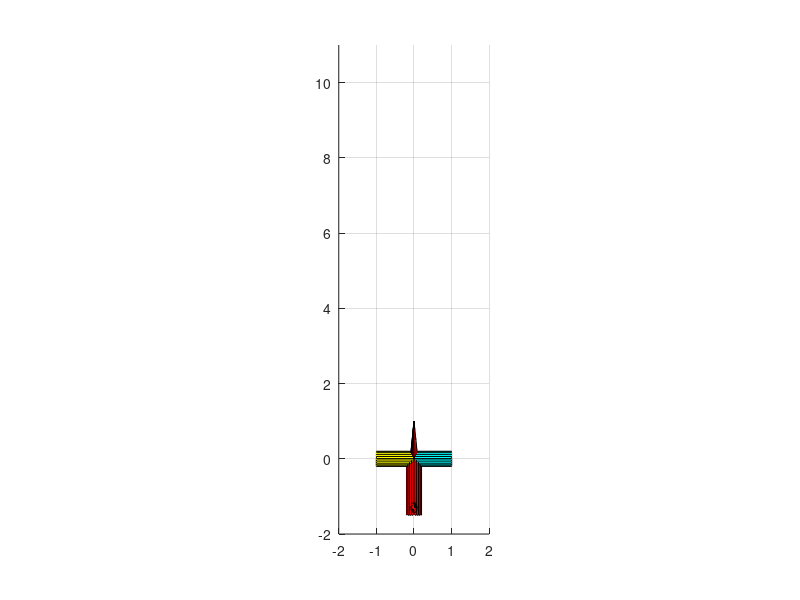

This chart was generated by the following MATLAB code: (Note: this script raises an error after producing the figure.)
% Demo program showing how to visualize aircraft flight data.
% Original script by Doug Hull of Mathworks, modified by Georg Feil.
clear;

% Set up axes
axis equal;
axis([-2 2 -2 11 -1.5 1.5]);
grid on;
view(3);

% Draw simple airplane made of cones and cylinders
[xc, yc, zc] = cylinder([0.1 0]);   % Cone
[x,   y,  z] = cylinder([0.2 0.2]); % Cylinder

h(1) = surface(xc,         zc,     -yc, 'FaceColor', 'red');
h(2) = surface(z,           y,   0.5*x, 'FaceColor', 'cyan');
h(3) = surface(-z,          y,   0.5*x, 'FaceColor', 'yellow');
h(4) = surface(x,      -1.5*z,   0.5*y, 'FaceColor', 'red');
h(5) = surface(xc, 1.5*yc-1.3,       z, 'FaceColor', 'red');

% Create a homogeneous transform to animate the airplane 
t = hgtransform;
set(h, 'Parent', t);  % Apply the transform to all surfaces in vector 'h'

% Define the aircraft trajectory. In a real application this data could come from a file.
longitude = [0  1   2  3  4   5  6  7   8  9 10]; %orig data
latitude  = [0  1   1  1  0   0  0 -1  -1 -1 -1]; %10 moves
bearing   = [0 -0.5 0  0  0.5 0  0  0.5 0  0  0]; %angle in radiant

% Interpolate trajectory data to smooth the motion
points = 150;       % Number of points after interpolation
len = length(longitude);
%build a new matrix interprets the points from the original 
longitude = interp1(1:len, longitude, linspace(1,len,points));
latitude = interp1(1:len, latitude, linspace(1,len,points));
bearing = interp1(1:len, bearing, linspace(1,len,points));

pause(3);

% Loop through the points updating the transform to animate the airplane
for i = 1:points
    M = eye(4);
    M = M * makehgtform('translate', [latitude(i) longitude(i) 0]);
    M = M * makehgtform('zrotate', bearing(i));
    set(t, 'Matrix', M);   % Update transformation matrix

    pause(0.05);     
end
